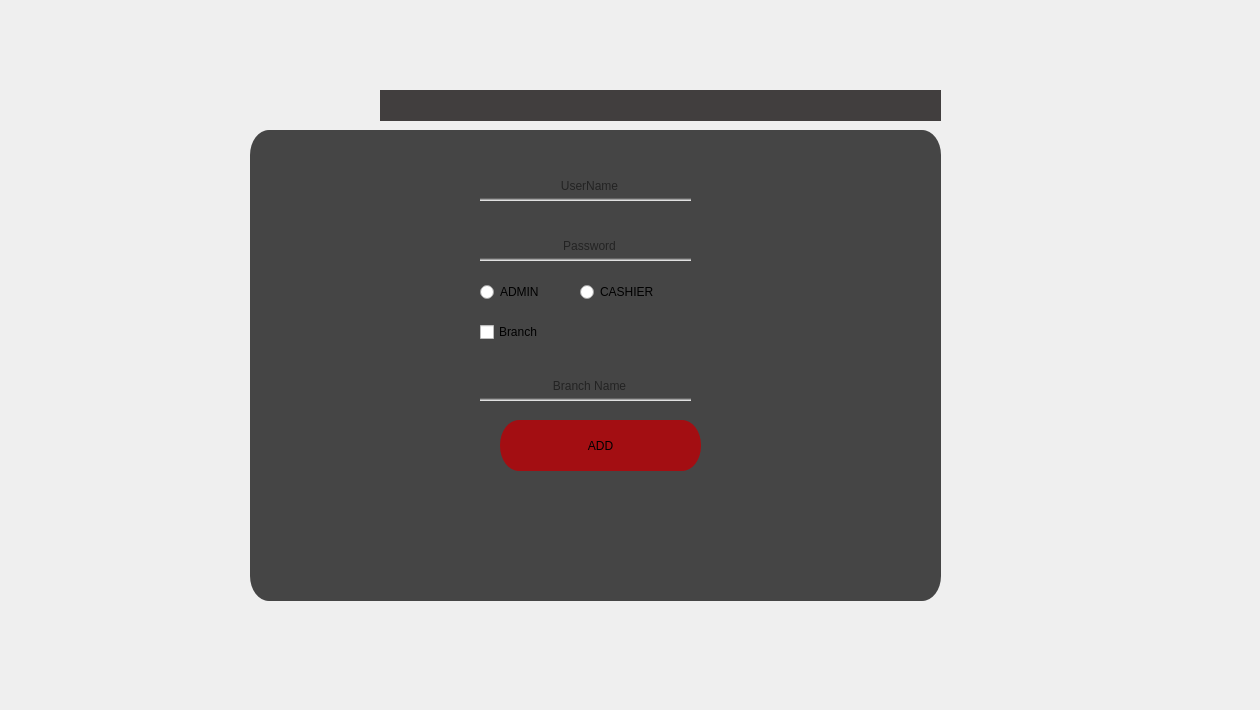
      <widget class="QWidget" name="tab_10">
       <attribute name="title">
        <string>Tab 1</string>
       </attribute>
       <widget class="QLabel" name="label_28">
        <property name="geometry">
         <rect>
          <x>-20</x>
          <y>-40</y>
          <width>1251</width>
          <height>701</height>
         </rect>
        </property>
        <property name="text">
         <string/>
        </property>
        <property name="pixmap">
         <pixmap resource="pt.qrc">:/pt/bg2.jpg</pixmap>
        </property>
        <property name="scaledContents">
         <bool>true</bool>
        </property>
       </widget>
       <widget class="QLineEdit" name="lineEdit_username_7">
        <property name="geometry">
         <rect>
          <x>480</x>
          <y>170</y>
          <width>211</width>
          <height>31</height>
         </rect>
        </property>
        <property name="styleSheet">
         <string notr="true">QLineEdit{
	border-radius: 19px solid;
	border-left:8px solid;
	
	
	border-color: qlineargradient(spread:pad, x1:1, y1:1, x2:1, y2:1, stop:1 rgba(0, 0, 0, 0));

	background-color: qlineargradient(spread:pad, x1:0.720379, y1:0.903409, x2:0.720379, y2:1, stop:0 rgba(0, 0, 0, 0), stop:1 rgba(255, 255, 255, 255));
}

QLineEdit:hover{
	border-bottom:3px solid rgb(255, 165, 0);
	color:rgb(255, 165, 0);

	

}
</string>
        </property>
        <property name="alignment">
         <set>Qt::AlignCenter</set>
        </property>
        <property name="placeholderText">
         <string>UserName</string>
        </property>
       </widget>
       <widget class="QFrame" name="frame_menu_12">
        <property name="enabled">
         <bool>true</bool>
        </property>
        <property name="geometry">
         <rect>
          <x>250</x>
          <y>130</y>
          <width>691</width>
          <height>471</height>
         </rect>
        </property>
        <property name="whatsThis">
         <string>&lt;html&gt;&lt;head/&gt;&lt;body&gt;&lt;p&gt;&lt;img src=&quot;:/pt/pos.png&quot;/&gt;&lt;/p&gt;&lt;/body&gt;&lt;/html&gt;</string>
        </property>
        <property name="styleSheet">
         <string notr="true">
QFrame{
	border-radius: 19px solid;
	background-color: qlineargradient(spread:pad, x1:1, y1:1, x2:1, y2:1, stop:1 rgba(0, 0, 0, 181));
}
QFrame:hover{
	border-left:3px solid rgb(255, 242, 0);
	border-bottom:3px solid rgb(255, 242, 0);
    border-top:3px solid rgb(255, 190, 0);
	border-right:3px solid rgb(255, 190, 0);
	

}</string>
        </property>
        <property name="frameShape">
         <enum>QFrame::StyledPanel</enum>
        </property>
        <property name="frameShadow">
         <enum>QFrame::Raised</enum>
        </property>
        <widget class="QCheckBox" name="checkBox">
         <property name="geometry">
          <rect>
           <x>230</x>
           <y>190</y>
           <width>96</width>
           <height>24</height>
          </rect>
         </property>
         <property name="text">
          <string>Branch</string>
         </property>
        </widget>
        <widget class="QLineEdit" name="lineEdit_password_9">
         <property name="geometry">
          <rect>
           <x>230</x>
           <y>240</y>
           <width>211</width>
           <height>31</height>
          </rect>
         </property>
         <property name="styleSheet">
          <string notr="true">QLineEdit{
	border-radius: 19px solid;
	border-left:8px solid;
	
	border-color: qlineargradient(spread:pad, x1:1, y1:1, x2:1, y2:1, stop:1 rgba(0, 0, 0, 0));

	background-color: qlineargradient(spread:pad, x1:0.720379, y1:0.903409, x2:0.720379, y2:1, stop:0 rgba(0, 0, 0, 0), stop:1 rgba(255, 255, 255, 255));
}

QLineEdit:hover{
	border-bottom:3px solid rgb(255, 165, 0);
	color: rgb(255, 165, 0);

	

}
</string>
         </property>
         <property name="echoMode">
          <enum>QLineEdit::Normal</enum>
         </property>
         <property name="alignment">
          <set>Qt::AlignCenter</set>
         </property>
         <property name="placeholderText">
          <string>Branch Name</string>
         </property>
        </widget>
       </widget>
       <widget class="QLabel" name="label_31">
        <property name="geometry">
         <rect>
          <x>280</x>
          <y>40</y>
          <width>111</width>
          <height>121</height>
         </rect>
        </property>
        <property name="text">
         <string/>
        </property>
        <property name="pixmap">
         <pixmap resource="pt.qrc">:/pt/db.png</pixmap>
        </property>
        <property name="scaledContents">
         <bool>true</bool>
        </property>
       </widget>
       <widget class="QRadioButton" name="radioButton_6">
        <property name="geometry">
         <rect>
          <x>580</x>
          <y>280</y>
          <width>114</width>
          <height>24</height>
         </rect>
        </property>
        <property name="text">
         <string>CASHIER</string>
        </property>
       </widget>
       <widget class="QLineEdit" name="lineEdit_password_7">
        <property name="geometry">
         <rect>
          <x>480</x>
          <y>230</y>
          <width>211</width>
          <height>31</height>
         </rect>
        </property>
        <property name="styleSheet">
         <string notr="true">QLineEdit{
	border-radius: 19px solid;
	border-left:8px solid;
	
	border-color: qlineargradient(spread:pad, x1:1, y1:1, x2:1, y2:1, stop:1 rgba(0, 0, 0, 0));

	background-color: qlineargradient(spread:pad, x1:0.720379, y1:0.903409, x2:0.720379, y2:1, stop:0 rgba(0, 0, 0, 0), stop:1 rgba(255, 255, 255, 255));
}

QLineEdit:hover{
	border-bottom:3px solid rgb(255, 165, 0);
	color: rgb(255, 165, 0);

	

}
</string>
        </property>
        <property name="echoMode">
         <enum>QLineEdit::Password</enum>
        </property>
        <property name="alignment">
         <set>Qt::AlignCenter</set>
        </property>
        <property name="placeholderText">
         <string>Password</string>
        </property>
       </widget>
       <widget class="QPushButton" name="btn_login_7">
        <property name="geometry">
         <rect>
          <x>500</x>
          <y>420</y>
          <width>201</width>
          <height>51</height>
         </rect>
        </property>
        <property name="styleSheet">
         <string notr="true">QPushButton{
	border-radius: 19px solid;
	border-bottom:0px solid rgb(171, 16, 20);
    border-top:0px solid rgb(171, 16, 20);
	
	background-color: rgb(163, 14, 18);


  

}

QPushButton:hover{
	border: 7px solid qlineargradient(spread:pad, x1:1, y1:1, x2:1, y2:1, stop:1 rgba(0, 0, 0, 0));
	border-radius: 19px solid;
	border-bottom:0px solid rgb(171, 16, 20);
    border-top:0px solid rgb(171, 16, 20);
	



   background-color:rgb(237, 28, 47);

	


}
QPushButton:pressed{
	color:rgb(255, 205, 0);

   background-color:rgb(189, 22, 37);
}</string>
        </property>
        <property name="text">
         <string>ADD</string>
        </property>
        <property name="icon">
         <iconset resource="pt.qrc">
          <normaloff>:/pt/add-user.png</normaloff>:/pt/add-user.png</iconset>
        </property>
        <property name="iconSize">
         <size>
          <width>33</width>
          <height>33</height>
         </size>
        </property>
       </widget>
       <widget class="QLabel" name="label_33">
        <property name="geometry">
         <rect>
          <x>870</x>
          <y>20</y>
          <width>71</width>
          <height>71</height>
         </rect>
        </property>
        <property name="text">
         <string/>
        </property>
        <property name="pixmap">
         <pixmap resource="pt.qrc">:/pt/add-user.png</pixmap>
        </property>
        <property name="scaledContents">
         <bool>true</bool>
        </property>
       </widget>
       <widget class="QRadioButton" name="radioButton_5">
        <property name="geometry">
         <rect>
          <x>480</x>
          <y>280</y>
          <width>114</width>
          <height>24</height>
         </rect>
        </property>
        <property name="text">
         <string>ADMIN</string>
        </property>
       </widget>
       <widget class="QFrame" name="frame_14">
        <property name="geometry">
         <rect>
          <x>380</x>
          <y>90</y>
          <width>561</width>
          <height>31</height>
         </rect>
        </property>
        <property name="styleSheet">
         <string notr="true">
QFrame{
	border-radius: 19px solid;
	
	background-color: qlineargradient(spread:pad, x1:1, y1:1, x2:1, y2:1, stop:1 rgba(35, 31, 32, 218));
}
QFrame:hover{
	
	border:3px solid rgb(255, 165, 0);
	
	

}</string>
        </property>
        <property name="frameShape">
         <enum>QFrame::StyledPanel</enum>
        </property>
        <property name="frameShadow">
         <enum>QFrame::Raised</enum>
        </property>
       </widget>
       <widget class="QToolButton" name="toolButton_16">
        <property name="geometry">
         <rect>
          <x>380</x>
          <y>20</y>
          <width>201</width>
          <height>121</height>
         </rect>
        </property>
        <property name="styleSheet">
         <string notr="true">image: url(:/pt/mac.png);
border-radius: 19px solid;
</string>
        </property>
        <property name="text">
         <string/>
        </property>
       </widget>
       <zorder>label_28</zorder>
       <zorder>frame_14</zorder>
       <zorder>frame_menu_12</zorder>
       <zorder>lineEdit_username_7</zorder>
       <zorder>label_31</zorder>
       <zorder>radioButton_6</zorder>
       <zorder>lineEdit_password_7</zorder>
       <zorder>btn_login_7</zorder>
       <zorder>label_33</zorder>
       <zorder>radioButton_5</zorder>
       <zorder>toolButton_16</zorder>
      </widget>
